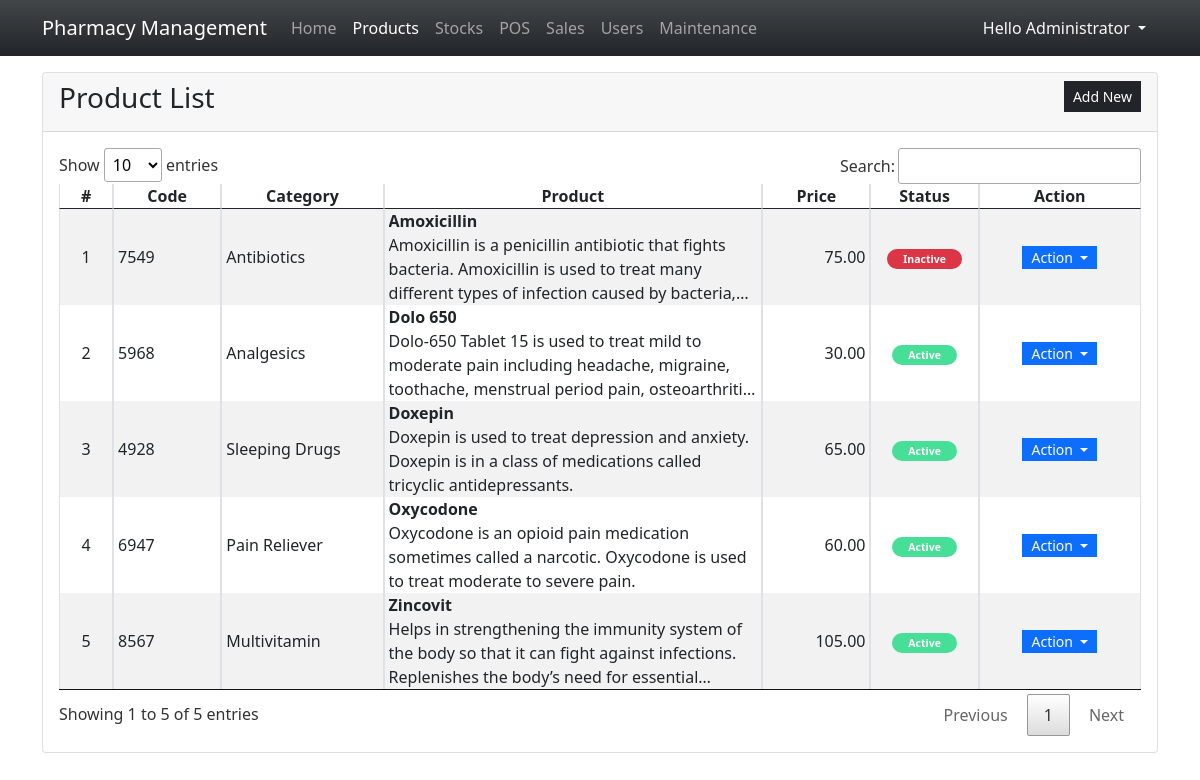
Page /?page=products (signed in) on the committed database.
### tables this page shows
CREATE TABLE `product_list` (
            `product_id` INTEGER NOT NULL PRIMARY KEY AUTOINCREMENT,
            `product_code` TEXT NOT NULL,
            `category_id` INTEGER NOT NULL,
            `name` TEXT NOT NULL,
            `description` TEXT NOT NULL,
            `price` REAL NOT NULL DEFAULT 0,
            `status` INTEGER NOT NULL DEFAULT 1,
            FOREIGN KEY(`category_id`) REFERENCES `category_list`(`category_id`) ON DELETE CASCADE
        );

CREATE TABLE `category_list` (
            `category_id` INTEGER NOT NULL PRIMARY KEY AUTOINCREMENT,
            `name` TEXT NOT NULL,
            `description` TEXT NOT NULL,
            `status` INTEGER NOT NULL DEFAULT 1
        );

### products.php (the view, shortened to what this page needs)
<div class="card">
    <div class="card-header d-flex justify-content-between">
        <h3 class="card-title">Product List</h3>
        <div class="card-tools align-middle">
            <button class="btn btn-dark btn-sm py-1 rounded-0" type="button" id="create_new">Add New</button>
        </div>
    </div>
    <div class="card-body">
        <table class="table table-hover table-striped table-bordered">
            <colgroup>
                <col width="5%">
                <col width="10%">
                <col width="15%">
                <col width="35%">
                <col width="10%">
                <col width="10%">
                <col width="15%">
            </colgroup>
            <thead>
                <tr>
                    <th class="text-center p-0">#</th>
                    <th class="text-center p-0">Code</th>
                    <th class="text-center p-0">Category</th>
                    <th class="text-center p-0">Product</th>
                    <th class="text-center p-0">Price</th>
                    <th class="text-center p-0">Status</th>
                    <th class="text-center p-0">Action</th>
                </tr>
            </thead>
            <tbody>
                <?php
                $sql = "SELECT p.*,c.name as cname FROM `product_list` p inner join `category_list` c on p.category_id = c.category_id order by `name` asc";
                $qry = $conn->query($sql);
                $i = 1;
                    while($row = $qry->fetchArray()):
                ?>
                <tr>
                    <td class="text-center p-0"><?php echo $i++; ?></td>
                    <td class="py-0 px-1"><?php echo $row['product_code'] ?></td>
                    <td class="py-0 px-1"><?php echo $row['cname'] ?></td>
                    <td class="py-0 px-1">
                        <div class="fs-6 fw-bold truncate-1" title="<?php echo $row['name'] ?>"><?php echo $row['name'] ?></div>
                        <div class="fs-6 fw-light truncate-3" title="<?php echo $row['description'] ?>"><?php echo $row['description'] ?></div>
                    </td>
                    <td class="py-0 px-1 text-end"><?php echo number_format($row['price'],2) ?></td>
                    <td class="py-0 px-1 text-center">
                        <?php
                        if($row['status'] == 1){
                            echo  '<span class="py-1 px-3 badge rounded-pill bg-success"><small>Active</small></span>';
                        }else{
                            echo  '<span class="py-1 px-3 badge rounded-pill bg-danger"><small>Inactive</small></span>';
                        }
                        ?>
                    </td>
                    <td class="text-center py-0 px-1">
                        <div class="btn-group" role="group">
                            <button id="btnGroupDrop1" type="button" class="btn btn-primary dropdown-toggle btn-sm rounded-0 py-0" data-bs-toggle="dropdown" aria-expanded="false">
                            Action
                            </button>
                        </div>
                    </td>
                </tr>
                <?php endwhile; ?>
            </tbody>
        </table>
    </div>
</div>

### index.php (style rules this page uses)
:root { --bs-success-rgb:71, 222, 152 !important; }
html,body { height:100%; width:100%; }
.truncate-1 { overflow: hidden; text-overflow: ellipsis; display: -webkit-box; -webkit-line-clamp: 1; -webkit-box-orient: vertical; }
.truncate-3 { overflow: hidden; text-overflow: ellipsis; display: -webkit-box; -webkit-line-clamp: 3; -webkit-box-orient: vertical; }

### rows in the picture
product_list: product_code "7549", category.name "Antibiotics", name "Amoxicillin", description "Amoxicillin is a penicillin antibiotic that fights bacteria. Amoxicillin is used to treat many different types of infection caused by…", price "75.00", status "Inactive"
product_list: product_code "5968", category.name "Analgesics", name "Dolo 650", description "Dolo-650 Tablet 15 is used to treat mild to moderate pain including headache, migraine, toothache, menstrual period pain,…", price "30.00", status "Active"
product_list: product_code "4928", category.name "Sleeping Drugs", name "Doxepin", description "Doxepin is used to treat depression and anxiety. Doxepin is in a class of medications called tricyclic antidepressants.", price "65.00", status "Active"
product_list: product_code "6947", category.name "Pain Reliever", name "Oxycodone", description "Oxycodone is an opioid pain medication sometimes called a narcotic. Oxycodone is used to treat moderate to severe pain.", price "60.00", status "Active"
product_list: product_code "8567", category.name "Multivitamin", name "Zincovit", description "Helps in strengthening the immunity system of the body so that it can fight against infections. Replenishes the body’s need for…", price "105.00", status "Active"

### other values in the picture
$_SESSION['fullname'] "Administrator"
